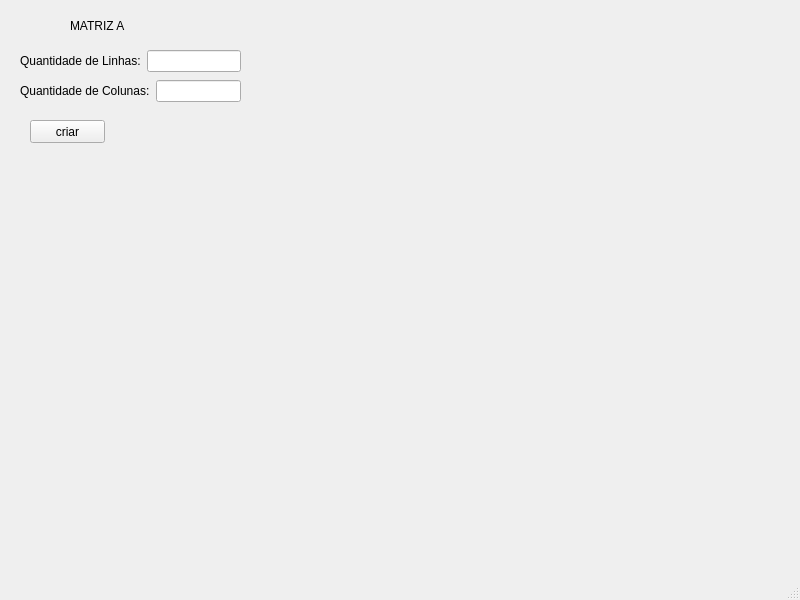
<?xml version="1.0" encoding="UTF-8"?>
<ui version="4.0">
 <class>MainWindow</class>
 <widget class="QMainWindow" name="MainWindow">
  <property name="geometry">
   <rect>
    <x>0</x>
    <y>0</y>
    <width>800</width>
    <height>600</height>
   </rect>
  </property>
  <property name="windowTitle">
   <string>PROJETO MATRIZ</string>
  </property>
  <widget class="QWidget" name="centralwidget">
   <widget class="QLabel" name="label">
    <property name="geometry">
     <rect>
      <x>70</x>
      <y>10</y>
      <width>61</width>
      <height>31</height>
     </rect>
    </property>
    <property name="text">
     <string>MATRIZ A</string>
    </property>
   </widget>
   <widget class="QPushButton" name="pushButton">
    <property name="geometry">
     <rect>
      <x>30</x>
      <y>120</y>
      <width>75</width>
      <height>23</height>
     </rect>
    </property>
    <property name="text">
     <string>criar</string>
    </property>
   </widget>
   <widget class="QWidget" name="">
    <property name="geometry">
     <rect>
      <x>20</x>
      <y>50</y>
      <width>221</width>
      <height>22</height>
     </rect>
    </property>
    <layout class="QHBoxLayout" name="horizontalLayout">
     <item>
      <widget class="QLabel" name="label_2">
       <property name="text">
        <string>Quantidade de Linhas:</string>
       </property>
      </widget>
     </item>
     <item>
      <widget class="QLineEdit" name="lineEdit_linhaA"/>
     </item>
    </layout>
   </widget>
   <widget class="QWidget" name="">
    <property name="geometry">
     <rect>
      <x>20</x>
      <y>80</y>
      <width>221</width>
      <height>22</height>
     </rect>
    </property>
    <layout class="QHBoxLayout" name="horizontalLayout_2">
     <item>
      <widget class="QLabel" name="label_3">
       <property name="text">
        <string>Quantidade de Colunas:</string>
       </property>
      </widget>
     </item>
     <item>
      <widget class="QLineEdit" name="lineEdit_colunaA"/>
     </item>
    </layout>
   </widget>
  </widget>
  <widget class="QMenuBar" name="menubar">
   <property name="geometry">
    <rect>
     <x>0</x>
     <y>0</y>
     <width>800</width>
     <height>21</height>
    </rect>
   </property>
  </widget>
  <widget class="QStatusBar" name="statusbar"/>
 </widget>
 <resources/>
 <connections/>
</ui>
